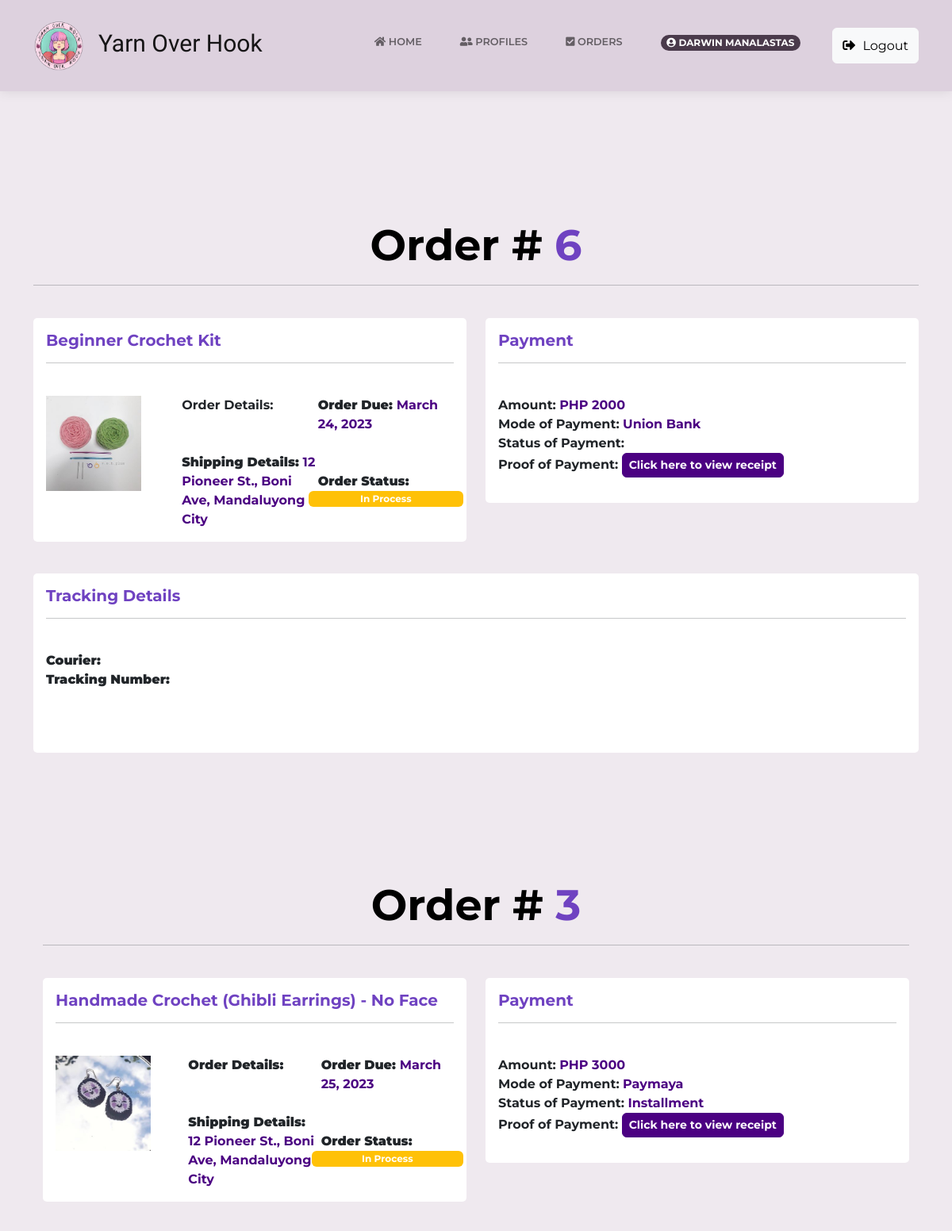
The app's page /OrderPageCust.php (signed in, upper part), older data.
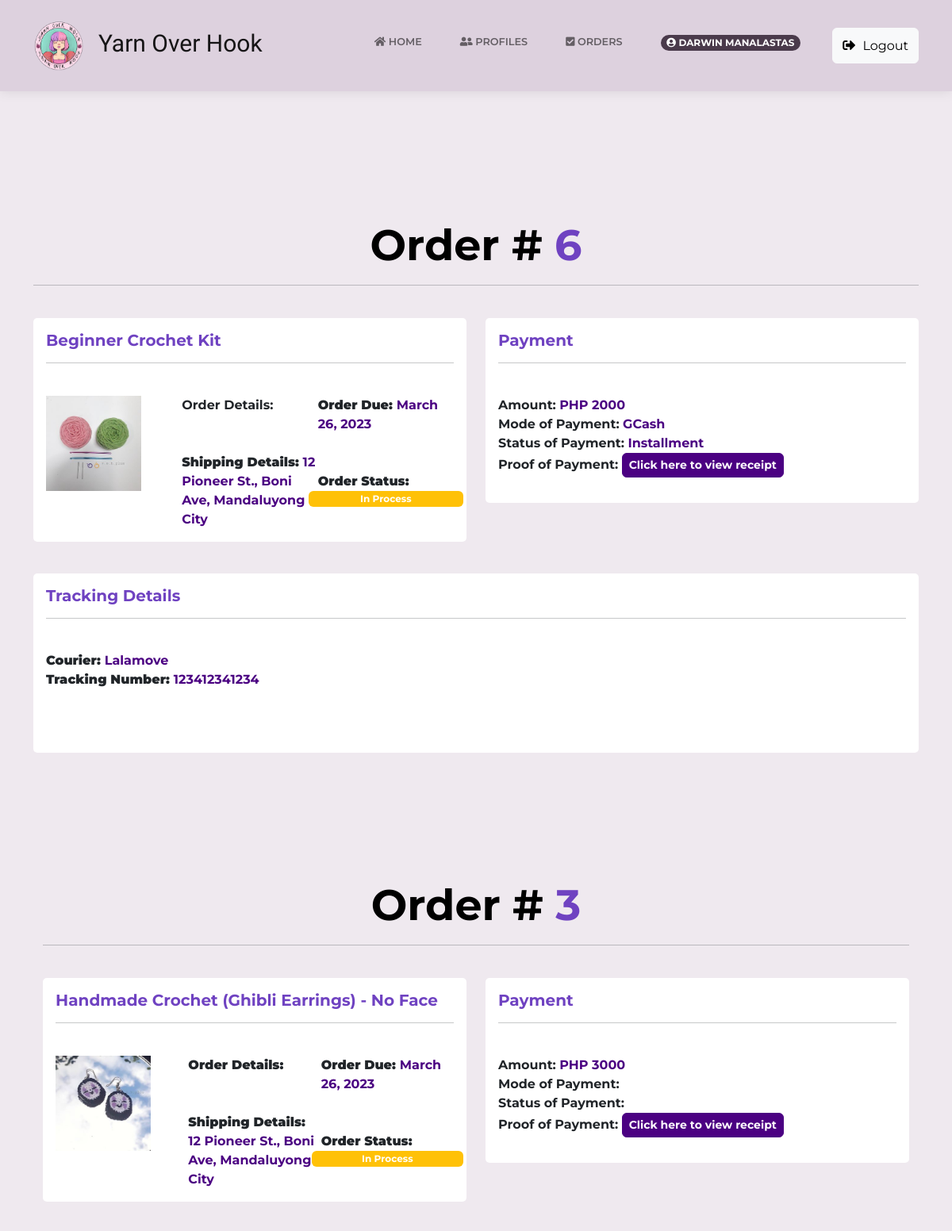
The same page, newer data.
### tables this page shows
CREATE TABLE `orders_db` (
  `OrderID` bigint(20) NOT NULL,
  `ItemID` bigint(20) NOT NULL,
  `c_id` bigint(12) NOT NULL,
  `cust_status` int(11) NOT NULL DEFAULT 1,
  `OrderQty` int(11) NOT NULL,
  `OrderType` varchar(255) NOT NULL,
  `TypeID` int(11) NOT NULL,
  `OrderDate` timestamp NOT NULL DEFAULT current_timestamp() ON UPDATE current_timestamp(),
  `OrderTotal` int(12) NOT NULL,
  `proof_img` varchar(255) NOT NULL,
  `p_mode` varchar(255) NOT NULL,
  `tracking_no` varchar(255) NOT NULL,
  `courier_id` varchar(255) NOT NULL,
  `pay_status` varchar(255) NOT NULL
);

CREATE TABLE `inventory_db` (
  `id` bigint(20) NOT NULL,
  `ItemID` bigint(20) NOT NULL,
  `ItemName` varchar(100) NOT NULL,
  `ItemImg` varchar(255) NOT NULL,
  `ItemDesc` text NOT NULL,
  `ItemType` varchar(255) NOT NULL,
  `TypeID` int(11) NOT NULL,
  `ItemPrice` int(12) NOT NULL,
  `ItemQty` int(12) NOT NULL,
  `created_at` timestamp NOT NULL DEFAULT current_timestamp() ON UPDATE current_timestamp()
);

CREATE TABLE `cust_profile` (
  `id` bigint(20) NOT NULL,
  `c_id` bigint(12) NOT NULL,
  `c_name` varchar(60) NOT NULL,
  `c_label` varchar(255) NOT NULL,
  `region` varchar(60) NOT NULL,
  `city` varchar(60) NOT NULL,
  `street` varchar(60) NOT NULL,
  `barangay` varchar(60) NOT NULL,
  `phone_no` varchar(20) NOT NULL,
  `zip_code` int(12) NOT NULL,
  `unit_no` int(11) NOT NULL,
  `date` timestamp NOT NULL DEFAULT current_timestamp() ON UPDATE current_timestamp(),
  `address` varchar(150) NOT NULL,
  `login_id` bigint(12) NOT NULL,
  `unique_id` int(5) NOT NULL DEFAULT 1,
  `cust_status` int(1) NOT NULL DEFAULT 0
);

### OrderPageCust.php (the view, shortened to what this page needs)
<?php
    include("includes/dbh.inc.php");
    if(isset($_SESSION['login_id'])) {
		$id = mysqli_real_escape_string($con, $_SESSION['login_id']);
		$item = "SELECT * FROM orders_db INNER JOIN cust_profile
        ON orders_db.c_id = cust_profile.c_id INNER JOIN inventory_db
        ON orders_db.ItemID = inventory_db.ItemID  WHERE cust_profile.cust_status = '1' AND orders_db.c_id = $id AND orders_db.TypeID = '1'";
		$result_process = mysqli_query($con, $item);
		$orders = mysqli_fetch_all($result_process, MYSQLI_ASSOC);
	}
    require 'layouts/Header.php';
?>
<body class="d-flex flex-column min-vh-100">
<?php require 'layouts/nav.php';?>
    <main class="page payment-page;">
        <section class="clean-block payment-form dark" style="background-color:#efe9ef;"><br><br>
        <?php foreach($orders as $order): ?>
            <div class="container" style="color: var(--bs-btn-hover-border-color);">
                <div class="block-heading">
                    <h2 style="margin-bottom: 17.2px;font-size: 54px;text-align: center;margin-top:64px; color:black;font-weight:bold;"> Order # <span style="color: rgb(111, 66, 193);"><?php echo $order['OrderID']; ?> </h2><hr>
                </div>
            </div>
			<div class="container">
        <div class="row">
            <div class="col-lg-6 mb-4">
                <div class="card">
                    <div class="card-body">
                        <h5 class="card-title" style="font-weight:bold;color: rgb(111, 66, 193);"><?php echo $order['ItemName']; ?></h5><hr> <br>
						<div class="image">
		<div class="column">
		<img src="<?php echo $order['ItemImg']; ?>" height="120px" width="120px"></div>
      </div>
      <div class="text">
		  <div class="column">
		<b> Order Details:  </b> <br>
		 <br> <br>
		 <div class="row" style="font-weight:bold;"><b> Shipping Details: <span style="font-weight:bold;color:indigo;"><?php echo $order['address']; ?></b></div> </div>
		<div class="column" style="font-weight:bold;"><b>Order Due: <span style="font-weight:bold;color:indigo;"><?php echo date("F d, Y", strtotime($order['OrderDate'])); ?> </b>  <br>
		<br>
		<br>
		<div class="row"> <b>Order Status: </b> <span class="badge bg-warning"> <?php echo $order['OrderType']; ?> </span>
		</select> </div> </div>
      </div>
		</div>
        </div>
        </div>
            <div class="col-lg-6 mb-4">
                <div class="card">
                    <div class="card-body">
                        <h5 ><a href="AddPaymentCust.php?id=<?php echo $order['OrderID']; ?>" style="font-weight:bold; text-decoration:none;color: rgb(111, 66, 193);">Payment</h5></a><hr>
                        <p class="card-text">
                            <br> <b style="font-weight:bold;">Amount:  <span style="font-weight:bold;color:indigo;"> PHP <?php echo $order['OrderTotal']; ?> </b>
							<br> <b style="font-weight:bold;">Mode of Payment: <span style="font-weight:bold;color:indigo; text-transform:capitalize;"> <?php echo $order['p_mode']; ?> </b>
							<br> <b style="font-weight:bold;">Status of Payment: <span  style="font-weight:bold;color:indigo; text-transform:capitalize;"><?php echo $order['pay_status']; ?></span> </b>
							<br> <b style="font-weight:bold;">
                            Proof of Payment:
                            <?php if (!empty($order['proof_img']) && $order['proof_img'] !== 'None') { ?>
                                <a class="btn btn-primary btn-sm rounded" href="<?php echo $order['proof_img']; ?>" style="font-weight:bold;background:indigo;border-color:indigo;"> Click here to view receipt </a>
                            <?php } else { ?>
                                <a class="btn btn-primary btn-sm rounded" id="no-receipt" style="font-weight:bold;background:indigo;border-color:indigo;"> Click here to view receipt </a>
                            <?php }?>
                        </p>
                    </div>
                </div>
            </div>
        </div>
    </div>
	<div class="container">
        <div class="row">
            <div class="col-md-12 mb-4">
                <div class="card">
                    <div class="card-body">
                        <h5 class="card-title" style="font-weight:bold;color: rgb(111, 66, 193);">Tracking Details</h5><hr>
                        <p class="card-text">
                            <br> <b>Courier: <span style="font-weight:bold;color:indigo;"><?php echo $order['courier_id']; ?> </b>
							<br> <b>Tracking Number: <span style="font-weight:bold;color:indigo;"><?php echo $order['tracking_no']; ?> </b>
							<br> <br>
                        </p>
						<br>
                    </div>
                </div>
                <?php endforeach; ?>
            </div>
        </div>
    </div>
        </section>
    </main>
<?php require 'layouts/Footer.php';?>

Row changes from the older to the newer data that the page shows:
changed orders_db "Beginner Crochet Kit": OrderDate "March 24, 2023" → "March 26, 2023"; p_mode "Union Bank" → "GCash"; pay_status (not shown) → "Installment"; courier (not shown) → "Lalamove"; tracking_no (not shown) → "123412341234"
changed orders_db "Handmade Crochet (Ghibli Earrings) - No Face": OrderDate "March 25, 2023" → "March 26, 2023"; p_mode "Paymaya" → (not shown); pay_status "Installment" → (not shown)
